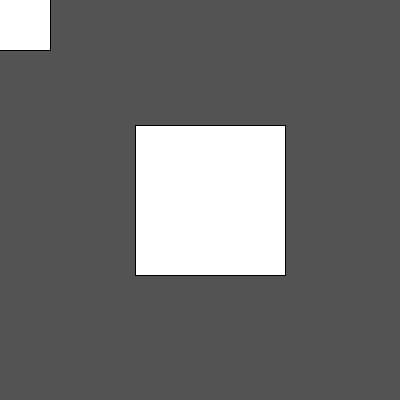
Frame 1 (no input)
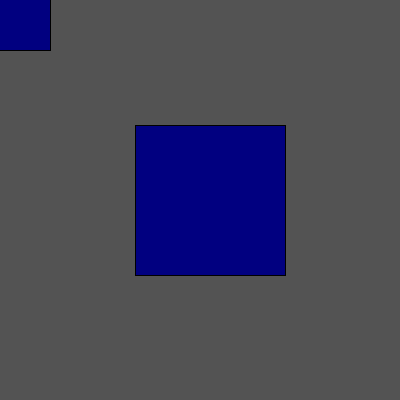
Frame 60 (the mouse pressed at the canvas centre just before this capture)
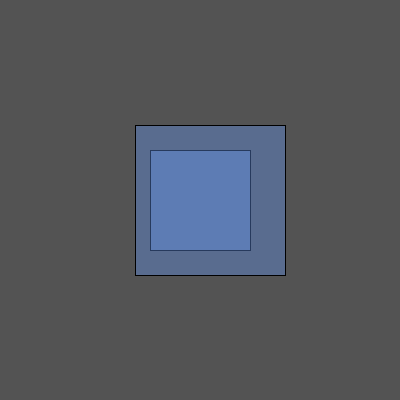
Frame 120 (the mouse held since frame 60 and released just before this capture)

The Processing sketch that drew these frames (run headless with seeded random() and noise(); from frame 60 on, the mouse is pressed at the canvas centre):

// Processing sketch: processing_53695
// ── processing_53695.pde

//Kim Sipkens
//PS2_Q4
void setup() {
  size(400, 400);
  smooth();
}

void draw() {
  background(83);
  rectMode(CENTER);
  
  if(intersect(mouseX, mouseY, 210, 200, 100, 100, 150, 150)) 
  fill(100, 149, 237, 100);
  else fill(1, 0, 128);
}


boolean intersect(float x, float y, float x2, float y2, float w, float h, float w2, float h2) {
  rect(x, y, w, h);
  rect(x2, y2, w2, h2);
  
  float d = dist(x, y, x2, y2);
  if(w/2+w2/2 < d || h/2+h2/2 < d) return false;
  else return true;
}

                
                
